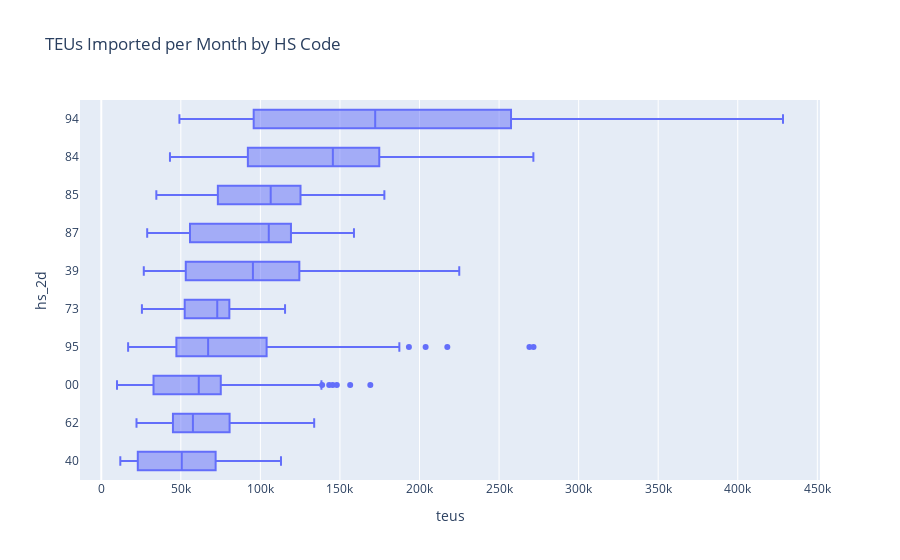

The notebook cell saved with this chart:
### Code cell
box_sums_by_time(
    data_lzdf=imports_lzdf,
    value_var='teus',
    group_var='hs_2d',
    time_var='month',
    title='TEUs Imported per Month by HS Code'
).show()

### Figure 1 — Plotly figure (JSON) as saved in the notebook; plotly's stock layout.template omitted (floating-point values rounded to 4 significant figures; data arrays with more than 128 entries replaced by an {"elided": "..."} marker saying what was removed)
{"data": [{"alignmentgroup": "True", "hovertemplate": "teus=%{x}<br>hs_2d=%{y}<extra></extra>", "legendgroup": "", "marker": {"color": "#636efa"}, "name": "", "notched": false, "offsetgroup": "", "orientation": "h", "showlegend": false, "type": "box", "x": {"elided": "2270 float values"}, "x0": " ", "xaxis": "x", "y": {"elided": "2270 str values"}, "y0": " ", "yaxis": "y"}], "layout": {"boxmode": "group", "legend": {"tracegroupgap": 0}, "title": {"text": "TEUs Imported per Month by HS Code"}, "xaxis": {"anchor": "y", "domain": [0, 1], "title": {"text": "teus"}}, "yaxis": {"anchor": "x", "categoryarray": ["40", "62", "00", "95", "73", "39", "87", "85", "84", "94"], "categoryorder": "array", "domain": [0, 1], "title": {"text": "hs_2d"}}}}
